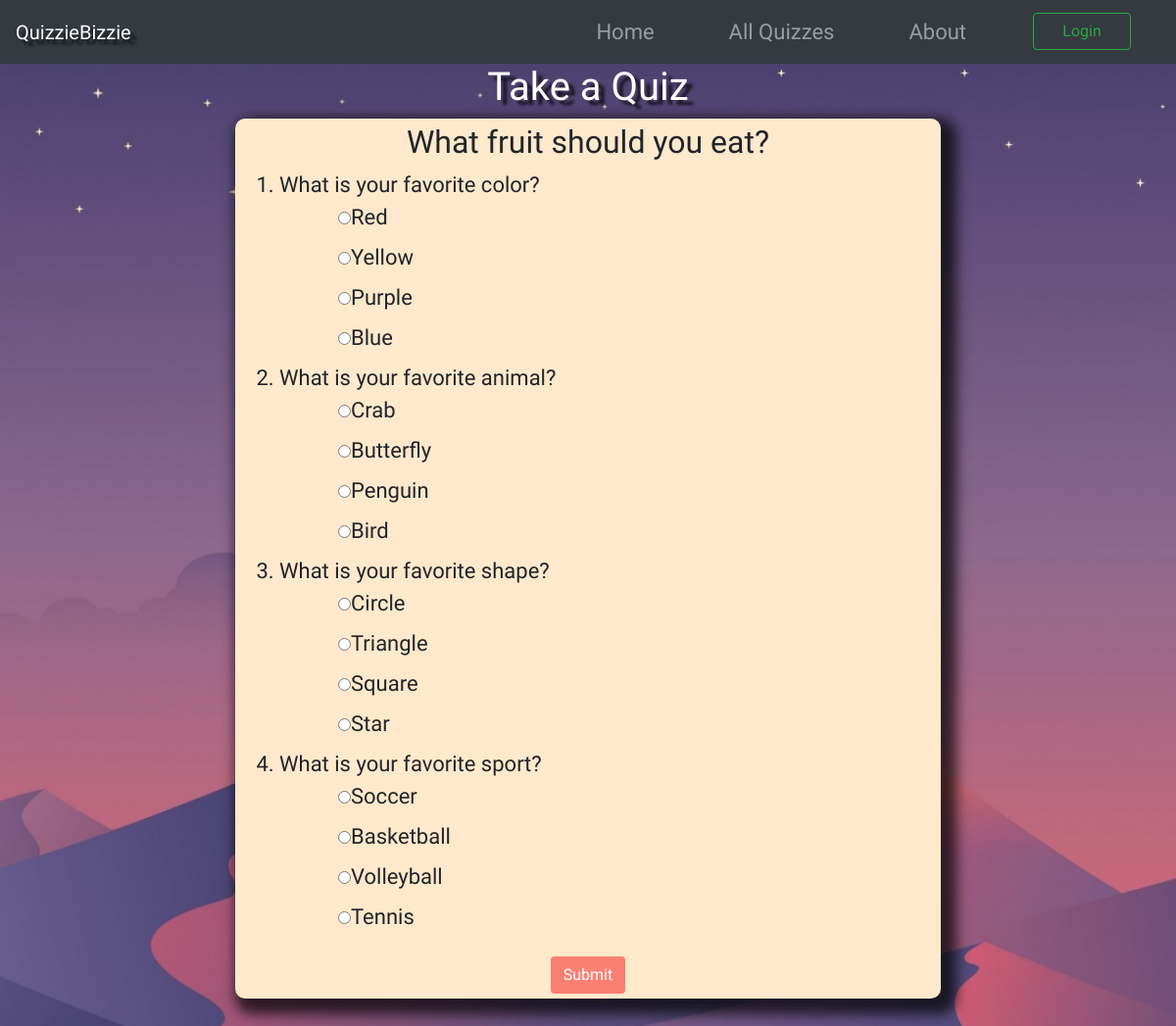
Page /take/quiz/1 on the committed database.
### app.py (models this page shows, shortened)
class Quiz(db.Model):
    quiz_id = db.Column(db.Integer, primary_key=True)
    quiz_name = db.Column(db.String(200), nullable=False)
    questions = db.relationship("Question")
    user = db.Column(db.Integer, db.ForeignKey('user.user_id'))

class Question(db.Model):
    question_id = db.Column(db.Integer, primary_key=True)
    question_name = db.Column(db.String(200), nullable=False)
    answers = db.relationship("Answer")
    quiz = db.Column(db.Integer, db.ForeignKey('quiz.quiz_id'))

class Answer(db.Model):
    answer_id = db.Column(db.Integer, primary_key=True)
    answer_name = db.Column(db.String(200), nullable=False)
    result = db.Column(db.String(200), nullable=False)
    question = db.Column(db.Integer, db.ForeignKey('question.question_id'))

### app.py (the view, shortened to what this page needs)
@app.route('/take/quiz/<int:id>', methods=['POST', 'GET'])
def take_quiz(id):
    quiz_object = Quiz.query.filter_by(quiz_id=id).first_or_404()
    results = []
    return render_template('take_quiz.html', quiz=quiz_object)

### templates/take_quiz.html (shortened to what this page needs)
<!DOCTYPE html>
<html>
<head>
    {% include 'header.html' %}
</head>
<body id="create-body">
    {% include 'navbar.html' %}
    <header>
        <h1 style="text-shadow: 6px 5px 3px rgba(0,0,0,0.7);">Take a Quiz</h1>
    </header>
    <main class="jumbotron" id="take-quiz">
        <form action="/take/quiz/{{ quiz.quiz_id }}" method="post">
            {% if quiz %}
                <div style="text-align: center;">
                    <h2>{{ quiz.quiz_name }}</h2>
                </div>
                <ol>
                    {% for question in quiz.questions %}
                    <li>{{question.question_name}}</li>
                    <ul>
                        {% for answer in question.answers %}
                        <div class="form-check">
                            <label>
                                <input type="radio" name="{{ question.question_id }}"
                                    value="{{ answer.result }}">{{ answer.answer_name }}
                            </label>
                        </div>
                        {% endfor %}
                    </ul>
                    {% endfor %}
                </ol>
            {% endif %}
            <div style="text-align: center;"><input class="btn" id="quiz-Buttons" type="submit"></div>
        </form>
    </main>
</body>
</html>

### templates/header.html (shortened to what this page needs)
<link rel="stylesheet" href="https://cdn.jsdelivr.net/npm/bootstrap@4.5.3/dist/css/bootstrap.min.css"
>
<link rel="stylesheet" href="{{ url_for('static', filename='css/style.css') }}">

### templates/navbar.html (shortened to what this page needs)
<nav class="navbar navbar-expand-lg navbar-dark bg-dark">
  <a class="navbar-brand" href="/" style="text-shadow: 6px 5px 3px rgba(0,0,0,0.7);">QuizzieBizzie</a>
  <div class="collapse navbar-collapse text-right" id="navbarSupportedContent">
    <ul class="navbar-nav ml-auto">
      <li class="nav-item">
        <a class="nav-link" href="/">Home</a>
      </li>
      {% if session['username'] %}
        <li class="nav-item">
          <a class="nav-link" href="/create/quiz">Create</a>
        </li>
        <li class="nav-item">
            <a class="nav-link" href="/account/{{ session['user_id'] }}">Account</a>
        </li>
        <li class="nav-item">
          <a class="nav-link" href="/about">About</a>
        </li>
        <li class="nav-item">
            <a class="nav-link" href="/logout">Logout</a>
        </li>
      {% else %}
        <li class="nav-item">
          <a class="nav-link" href="/view/all/quizzes">All Quizzes</a>
        </li>
        <li class="nav-item">
          <a class="nav-link" href="/about">About</a>
        </li>
        <li class="nav-item">
          <a class="btn btn-outline-success" id="log-nav" href="/login">Login</a>
        </li>
      {% endif %}
    </ul>
  </div>
</nav>

### static/css/style.css (style rules this page uses)
body { background-color: salmon; }
#create-body { background-image: url("/static/images/createQuiz.jpg"); background-repeat: no-repeat; background-attachment: fixed; background-size: cover; }
h1 { color: white; }
a { color: midnightblue; }
h1 { text-align: center; }
#take-quiz { border-radius: 10px; background-color: rgb(255, 233, 204); padding: 5px 5px; text-align: left; display: block; margin-left: 20%; margin-right: 20%; -webkit-box-shadow: 8px 8px 13px 5px rgba(0, 0, 0, 0.7); box-shadow: 8px 8px 13px 8px rgba(0, 0, 0, 0.7); }
.navbar-nav li { padding-left: 30px; padding-right: 30px; }
#quiz-Buttons { background-color: salmon; color: white; align-content: center; }
#log-nav { margin-top: 5px; margin-left: auto; margin-right: auto; width: 100px; }

### templates/header.html (style rules this page uses)
body { font-family: 'Margarine'; font-size: 22px; }

### rows in the picture
Quiz: quiz_name "What fruit should you eat?"
Question: question_name "What is your favorite color?"
Answer: answer_name "Red"
Answer: answer_name "Yellow"
Answer: answer_name "Purple"
Answer: answer_name "Blue"
Question: question_name "What is your favorite animal?"
Answer: answer_name "Crab"
Answer: answer_name "Butterfly"
Answer: answer_name "Penguin"
Answer: answer_name "Bird"
Question: question_name "What is your favorite shape?"
Answer: answer_name "Circle"
Answer: answer_name "Triangle"
Answer: answer_name "Square"
Answer: answer_name "Star"
Question: question_name "What is your favorite sport?"
Answer: answer_name "Soccer"
Answer: answer_name "Basketball"
Answer: answer_name "Volleyball"
Answer: answer_name "Tennis"
